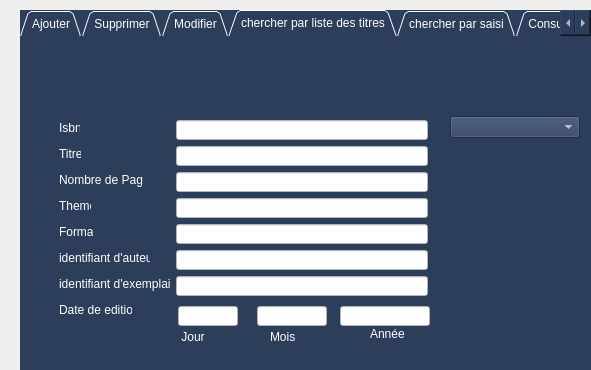
<?xml version="1.0" encoding="UTF-8"?>
<ui version="4.0">
 <class>Dialog_livre</class>
 <widget class="QDialog" name="Dialog_livre">
  <property name="geometry">
   <rect>
    <x>0</x>
    <y>0</y>
    <width>591</width>
    <height>370</height>
   </rect>
  </property>
  <property name="windowTitle">
   <string>Dialog</string>
  </property>
  <widget class="QTabWidget" name="tabWidget_2">
   <property name="geometry">
    <rect>
     <x>20</x>
     <y>10</y>
     <width>571</width>
     <height>361</height>
    </rect>
   </property>
   <property name="styleSheet">
    <string notr="true">background-color: rgb(44, 62, 89);
border-right-color: rgb(44, 62, 89);
border-color: rgb(44, 62, 89);
selection-background-color: rgb(255, 255, 255);
border-bottom-color: rgb(255, 255, 255);
border-bottom-color: rgb(44, 62, 89);
color: rgb(255, 255, 255);</string>
   </property>
   <property name="tabShape">
    <enum>QTabWidget::Triangular</enum>
   </property>
   <property name="currentIndex">
    <number>3</number>
   </property>
   <widget class="QWidget" name="tab_Ajouter_2">
    <attribute name="title">
     <string>Ajouter</string>
    </attribute>
    <widget class="QPushButton" name="pushButton_ajouter_2">
     <property name="geometry">
      <rect>
       <x>450</x>
       <y>300</y>
       <width>91</width>
       <height>23</height>
      </rect>
     </property>
     <property name="styleSheet">
      <string notr="true">color: rgb(255, 255, 255);
background-color: rgb(34, 167, 240);

</string>
     </property>
     <property name="text">
      <string>Ajouter</string>
     </property>
    </widget>
    <widget class="QLineEdit" name="lineEdit_Theme_2">
     <property name="geometry">
      <rect>
       <x>138</x>
       <y>129</y>
       <width>133</width>
       <height>20</height>
      </rect>
     </property>
     <property name="styleSheet">
      <string notr="true">background-color: rgb(255, 255, 255);
color: rgb(0, 0, 0);</string>
     </property>
    </widget>
    <widget class="QLabel" name="label_Theme_3">
     <property name="geometry">
      <rect>
       <x>21</x>
       <y>129</y>
       <width>32</width>
       <height>16</height>
      </rect>
     </property>
     <property name="text">
      <string>Theme</string>
     </property>
    </widget>
    <widget class="QLineEdit" name="lineEdit_Titre_2">
     <property name="geometry">
      <rect>
       <x>138</x>
       <y>77</y>
       <width>133</width>
       <height>20</height>
      </rect>
     </property>
     <property name="styleSheet">
      <string notr="true">background-color: rgb(255, 255, 255);
color: rgb(0, 0, 0);</string>
     </property>
    </widget>
    <widget class="QLabel" name="label_Titre_3">
     <property name="geometry">
      <rect>
       <x>21</x>
       <y>77</y>
       <width>22</width>
       <height>16</height>
      </rect>
     </property>
     <property name="text">
      <string>Titre</string>
     </property>
    </widget>
    <widget class="QLineEdit" name="lineEdit_Isbn_2">
     <property name="geometry">
      <rect>
       <x>138</x>
       <y>51</y>
       <width>133</width>
       <height>20</height>
      </rect>
     </property>
     <property name="styleSheet">
      <string notr="true">background-color: rgb(255, 255, 255);
color: rgb(0, 0, 0);</string>
     </property>
    </widget>
    <widget class="QLineEdit" name="lineEdit_Nbp_2">
     <property name="geometry">
      <rect>
       <x>138</x>
       <y>103</y>
       <width>133</width>
       <height>20</height>
      </rect>
     </property>
     <property name="styleSheet">
      <string notr="true">background-color: rgb(255, 255, 255);
color: rgb(0, 0, 0);
</string>
     </property>
    </widget>
    <widget class="QLabel" name="label_Isbn_3">
     <property name="geometry">
      <rect>
       <x>21</x>
       <y>51</y>
       <width>21</width>
       <height>16</height>
      </rect>
     </property>
     <property name="text">
      <string>Isbn</string>
     </property>
    </widget>
    <widget class="QLabel" name="label_Nbp_3">
     <property name="geometry">
      <rect>
       <x>21</x>
       <y>103</y>
       <width>84</width>
       <height>16</height>
      </rect>
     </property>
     <property name="text">
      <string>Nombre de Pages</string>
     </property>
    </widget>
    <widget class="QLabel" name="label_Format_3">
     <property name="geometry">
      <rect>
       <x>21</x>
       <y>155</y>
       <width>34</width>
       <height>16</height>
      </rect>
     </property>
     <property name="text">
      <string>Format</string>
     </property>
    </widget>
    <widget class="QLineEdit" name="lineEdit_Format_2">
     <property name="geometry">
      <rect>
       <x>138</x>
       <y>155</y>
       <width>133</width>
       <height>20</height>
      </rect>
     </property>
     <property name="styleSheet">
      <string notr="true">background-color: rgb(255, 255, 255);
color: rgb(0, 0, 0);</string>
     </property>
    </widget>
    <widget class="QLabel" name="label_ideauteur">
     <property name="geometry">
      <rect>
       <x>21</x>
       <y>181</y>
       <width>91</width>
       <height>16</height>
      </rect>
     </property>
     <property name="text">
      <string>identifiant d'auteur</string>
     </property>
    </widget>
    <widget class="QLineEdit" name="lineEdit_ideauteur">
     <property name="geometry">
      <rect>
       <x>138</x>
       <y>181</y>
       <width>133</width>
       <height>20</height>
      </rect>
     </property>
     <property name="styleSheet">
      <string notr="true">background-color: rgb(255, 255, 255);
color: rgb(0, 0, 0);</string>
     </property>
     <property name="text">
      <string/>
     </property>
    </widget>
    <widget class="QLineEdit" name="lineEdit_ideexemplaire">
     <property name="geometry">
      <rect>
       <x>138</x>
       <y>207</y>
       <width>133</width>
       <height>20</height>
      </rect>
     </property>
     <property name="styleSheet">
      <string notr="true">background-color: rgb(255, 255, 255);
color: rgb(0, 0, 0);</string>
     </property>
     <property name="text">
      <string/>
     </property>
    </widget>
    <widget class="QLabel" name="label_ideexemplaire">
     <property name="geometry">
      <rect>
       <x>21</x>
       <y>207</y>
       <width>111</width>
       <height>16</height>
      </rect>
     </property>
     <property name="text">
      <string>identifiant d'exemplaire</string>
     </property>
    </widget>
    <widget class="QLabel" name="Date_edition_2">
     <property name="geometry">
      <rect>
       <x>21</x>
       <y>233</y>
       <width>73</width>
       <height>16</height>
      </rect>
     </property>
     <property name="text">
      <string>Date de edition</string>
     </property>
    </widget>
    <widget class="QLabel" name="Annee_3">
     <property name="geometry">
      <rect>
       <x>232</x>
       <y>259</y>
       <width>31</width>
       <height>16</height>
      </rect>
     </property>
     <property name="text">
      <string>Année</string>
     </property>
    </widget>
    <widget class="QLineEdit" name="lineEdit_Mois_2">
     <property name="geometry">
      <rect>
       <x>182</x>
       <y>237</y>
       <width>30</width>
       <height>20</height>
      </rect>
     </property>
     <property name="styleSheet">
      <string notr="true">background-color: rgb(255, 255, 255);
color: rgb(0, 0, 0);
</string>
     </property>
     <property name="text">
      <string/>
     </property>
    </widget>
    <widget class="QLineEdit" name="lineEdit_Jour_2">
     <property name="geometry">
      <rect>
       <x>140</x>
       <y>237</y>
       <width>30</width>
       <height>20</height>
      </rect>
     </property>
     <property name="styleSheet">
      <string notr="true">background-color: rgb(255, 255, 255);
color: rgb(0, 0, 0);
</string>
     </property>
     <property name="text">
      <string/>
     </property>
    </widget>
    <widget class="QLabel" name="Mois_3">
     <property name="geometry">
      <rect>
       <x>187</x>
       <y>260</y>
       <width>21</width>
       <height>16</height>
      </rect>
     </property>
     <property name="text">
      <string>Mois</string>
     </property>
    </widget>
    <widget class="QLineEdit" name="lineEdit_annee_2">
     <property name="geometry">
      <rect>
       <x>222</x>
       <y>237</y>
       <width>50</width>
       <height>20</height>
      </rect>
     </property>
     <property name="styleSheet">
      <string notr="true">background-color: rgb(255, 255, 255);
color: rgb(0, 0, 0);
</string>
     </property>
    </widget>
    <widget class="QLabel" name="Jour_3">
     <property name="geometry">
      <rect>
       <x>140</x>
       <y>260</y>
       <width>24</width>
       <height>16</height>
      </rect>
     </property>
     <property name="text">
      <string> Jour</string>
     </property>
    </widget>
   </widget>
   <widget class="QWidget" name="tab_Supprimer_3">
    <attribute name="title">
     <string>Supprimer</string>
    </attribute>
    <widget class="QPushButton" name="pushButton_supprimer">
     <property name="geometry">
      <rect>
       <x>450</x>
       <y>300</y>
       <width>91</width>
       <height>23</height>
      </rect>
     </property>
     <property name="styleSheet">
      <string notr="true">color: rgb(255, 255, 255);
background-color: rgb(34, 167, 240);

</string>
     </property>
     <property name="text">
      <string>Supprimer</string>
     </property>
    </widget>
    <widget class="QLabel" name="label_modifier_2">
     <property name="geometry">
      <rect>
       <x>12</x>
       <y>45</y>
       <width>420</width>
       <height>16</height>
      </rect>
     </property>
     <property name="styleSheet">
      <string notr="true">
font: 75 8pt &quot;MS Shell Dlg 2&quot;;
font: 10pt &quot;MS Shell Dlg 2&quot;;
color: rgb(255, 255, 255);
</string>
     </property>
     <property name="text">
      <string>Vous devez Tapez l'identifiant du livre que vous souhaite le supprimer</string>
     </property>
    </widget>
    <widget class="QLineEdit" name="lineEdit_2">
     <property name="geometry">
      <rect>
       <x>430</x>
       <y>44</y>
       <width>120</width>
       <height>22</height>
      </rect>
     </property>
     <property name="styleSheet">
      <string notr="true">background-color: rgb(255, 255, 255);
color: rgb(0, 0, 0);</string>
     </property>
    </widget>
   </widget>
   <widget class="QWidget" name="tab_Modifer">
    <attribute name="title">
     <string>Modifier</string>
    </attribute>
    <widget class="QLineEdit" name="lineEdit_Theme_modif">
     <property name="geometry">
      <rect>
       <x>148</x>
       <y>143</y>
       <width>133</width>
       <height>20</height>
      </rect>
     </property>
     <property name="styleSheet">
      <string notr="true">background-color: rgb(255, 255, 255);
color: rgb(0, 0, 0);</string>
     </property>
    </widget>
    <widget class="QLabel" name="label_Theme_4">
     <property name="geometry">
      <rect>
       <x>31</x>
       <y>143</y>
       <width>32</width>
       <height>16</height>
      </rect>
     </property>
     <property name="text">
      <string>Theme</string>
     </property>
    </widget>
    <widget class="QLabel" name="label_modifier_3">
     <property name="geometry">
      <rect>
       <x>12</x>
       <y>45</y>
       <width>374</width>
       <height>16</height>
      </rect>
     </property>
     <property name="styleSheet">
      <string notr="true">
font: 75 8pt &quot;MS Shell Dlg 2&quot;;
font: 10pt &quot;MS Shell Dlg 2&quot;;
color: rgb(255, 255, 255);
</string>
     </property>
     <property name="text">
      <string>Vous devez Tapez l'identifiant du livre que vous souhaite modifier</string>
     </property>
    </widget>
    <widget class="QLineEdit" name="lineEdit_Titre_modif">
     <property name="geometry">
      <rect>
       <x>148</x>
       <y>91</y>
       <width>133</width>
       <height>20</height>
      </rect>
     </property>
     <property name="styleSheet">
      <string notr="true">background-color: rgb(255, 255, 255);
color: rgb(0, 0, 0);</string>
     </property>
    </widget>
    <widget class="QLineEdit" name="lineEdit_IdeAuteur_modif">
     <property name="geometry">
      <rect>
       <x>148</x>
       <y>195</y>
       <width>133</width>
       <height>20</height>
      </rect>
     </property>
     <property name="styleSheet">
      <string notr="true">color: rgb(0, 0, 0);
background-color: rgb(255, 255, 255);</string>
     </property>
    </widget>
    <widget class="QLabel" name="label_Titre_4">
     <property name="geometry">
      <rect>
       <x>31</x>
       <y>91</y>
       <width>22</width>
       <height>16</height>
      </rect>
     </property>
     <property name="text">
      <string>Titre</string>
     </property>
    </widget>
    <widget class="QLineEdit" name="lineEdit_idlivre_modif">
     <property name="geometry">
      <rect>
       <x>411</x>
       <y>44</y>
       <width>133</width>
       <height>22</height>
      </rect>
     </property>
     <property name="styleSheet">
      <string notr="true">background-color: rgb(255, 255, 255);
color: rgb(0, 0, 0);</string>
     </property>
    </widget>
    <widget class="QLineEdit" name="lineEdit_Nbp_modif">
     <property name="geometry">
      <rect>
       <x>148</x>
       <y>117</y>
       <width>133</width>
       <height>20</height>
      </rect>
     </property>
     <property name="styleSheet">
      <string notr="true">background-color: rgb(255, 255, 255);
color: rgb(0, 0, 0);
</string>
     </property>
    </widget>
    <widget class="QLabel" name="label_Nbp_4">
     <property name="geometry">
      <rect>
       <x>31</x>
       <y>117</y>
       <width>84</width>
       <height>16</height>
      </rect>
     </property>
     <property name="text">
      <string>Nombre de Pages</string>
     </property>
    </widget>
    <widget class="QLabel" name="label_IdeAuteur_4">
     <property name="geometry">
      <rect>
       <x>31</x>
       <y>195</y>
       <width>93</width>
       <height>16</height>
      </rect>
     </property>
     <property name="text">
      <string>Identifiant d'auteur</string>
     </property>
    </widget>
    <widget class="QLabel" name="label_Format_4">
     <property name="geometry">
      <rect>
       <x>31</x>
       <y>169</y>
       <width>34</width>
       <height>16</height>
      </rect>
     </property>
     <property name="text">
      <string>Format</string>
     </property>
    </widget>
    <widget class="QLineEdit" name="lineEdit_Format_modif">
     <property name="geometry">
      <rect>
       <x>148</x>
       <y>169</y>
       <width>133</width>
       <height>20</height>
      </rect>
     </property>
     <property name="styleSheet">
      <string notr="true">background-color: rgb(255, 255, 255);
color: rgb(0, 0, 0);</string>
     </property>
    </widget>
    <widget class="QPushButton" name="pushButton">
     <property name="geometry">
      <rect>
       <x>450</x>
       <y>300</y>
       <width>90</width>
       <height>23</height>
      </rect>
     </property>
     <property name="styleSheet">
      <string notr="true">color: rgb(255, 255, 255);
background-color: rgb(34, 167, 240);

</string>
     </property>
     <property name="text">
      <string>modifier</string>
     </property>
    </widget>
    <widget class="QLineEdit" name="lineEdit_ideexemplaire_modif">
     <property name="geometry">
      <rect>
       <x>148</x>
       <y>221</y>
       <width>133</width>
       <height>20</height>
      </rect>
     </property>
     <property name="styleSheet">
      <string notr="true">background-color: rgb(255, 255, 255);
color: rgb(0, 0, 0);</string>
     </property>
     <property name="text">
      <string/>
     </property>
    </widget>
    <widget class="QLabel" name="label_ideexemplaire_2">
     <property name="geometry">
      <rect>
       <x>31</x>
       <y>221</y>
       <width>111</width>
       <height>16</height>
      </rect>
     </property>
     <property name="text">
      <string>identifiant d'exemplaire</string>
     </property>
    </widget>
    <widget class="QLineEdit" name="lineEdit_annee_modif">
     <property name="geometry">
      <rect>
       <x>230</x>
       <y>247</y>
       <width>50</width>
       <height>20</height>
      </rect>
     </property>
     <property name="styleSheet">
      <string notr="true">background-color: rgb(255, 255, 255);
color: rgb(0, 0, 0);
</string>
     </property>
    </widget>
    <widget class="QLabel" name="Annee_2">
     <property name="geometry">
      <rect>
       <x>240</x>
       <y>269</y>
       <width>31</width>
       <height>16</height>
      </rect>
     </property>
     <property name="text">
      <string>Année</string>
     </property>
    </widget>
    <widget class="QLineEdit" name="lineEdit_Mois_modif">
     <property name="geometry">
      <rect>
       <x>190</x>
       <y>247</y>
       <width>30</width>
       <height>20</height>
      </rect>
     </property>
     <property name="styleSheet">
      <string notr="true">background-color: rgb(255, 255, 255);
color: rgb(0, 0, 0);
</string>
     </property>
     <property name="text">
      <string/>
     </property>
    </widget>
    <widget class="QLabel" name="Mois_2">
     <property name="geometry">
      <rect>
       <x>195</x>
       <y>270</y>
       <width>21</width>
       <height>16</height>
      </rect>
     </property>
     <property name="text">
      <string>Mois</string>
     </property>
    </widget>
    <widget class="QLabel" name="Date_edition">
     <property name="geometry">
      <rect>
       <x>31</x>
       <y>247</y>
       <width>88</width>
       <height>16</height>
      </rect>
     </property>
     <property name="text">
      <string>Date de edition</string>
     </property>
    </widget>
    <widget class="QLineEdit" name="lineEdit_Jour_modif">
     <property name="geometry">
      <rect>
       <x>148</x>
       <y>247</y>
       <width>30</width>
       <height>20</height>
      </rect>
     </property>
     <property name="styleSheet">
      <string notr="true">background-color: rgb(255, 255, 255);
color: rgb(0, 0, 0);
</string>
     </property>
     <property name="text">
      <string/>
     </property>
    </widget>
    <widget class="QLabel" name="Jour_2">
     <property name="geometry">
      <rect>
       <x>148</x>
       <y>270</y>
       <width>24</width>
       <height>16</height>
      </rect>
     </property>
     <property name="text">
      <string> Jour</string>
     </property>
    </widget>
   </widget>
   <widget class="QWidget" name="tab_chercher1">
    <attribute name="title">
     <string>chercher par liste des titres</string>
    </attribute>
    <widget class="QComboBox" name="comboBox_livre">
     <property name="geometry">
      <rect>
       <x>430</x>
       <y>80</y>
       <width>130</width>
       <height>22</height>
      </rect>
     </property>
     <property name="styleSheet">
      <string notr="true">selection-color: rgb(0, 0, 0);
color: rgb(255, 255, 255);
selection-background-color:  rgb(44, 62, 89);
</string>
     </property>
    </widget>
    <widget class="QLabel" name="label_Theme_5">
     <property name="geometry">
      <rect>
       <x>39</x>
       <y>162</y>
       <width>32</width>
       <height>16</height>
      </rect>
     </property>
     <property name="text">
      <string>Theme</string>
     </property>
    </widget>
    <widget class="QLineEdit" name="lineEdit_Nbp_3">
     <property name="geometry">
      <rect>
       <x>156</x>
       <y>136</y>
       <width>252</width>
       <height>20</height>
      </rect>
     </property>
     <property name="styleSheet">
      <string notr="true">background-color: rgb(255, 255, 255);
color: rgb(0, 0, 0);
</string>
     </property>
    </widget>
    <widget class="QLineEdit" name="lineEdit_Isbn_3">
     <property name="geometry">
      <rect>
       <x>156</x>
       <y>84</y>
       <width>252</width>
       <height>20</height>
      </rect>
     </property>
     <property name="styleSheet">
      <string notr="true">background-color: rgb(255, 255, 255);
color: rgb(0, 0, 0);</string>
     </property>
    </widget>
    <widget class="QLabel" name="label_Isbn_4">
     <property name="geometry">
      <rect>
       <x>39</x>
       <y>84</y>
       <width>21</width>
       <height>16</height>
      </rect>
     </property>
     <property name="text">
      <string>Isbn</string>
     </property>
    </widget>
    <widget class="QLabel" name="label_ideexemplaire_3">
     <property name="geometry">
      <rect>
       <x>39</x>
       <y>240</y>
       <width>111</width>
       <height>16</height>
      </rect>
     </property>
     <property name="text">
      <string>identifiant d'exemplaire</string>
     </property>
    </widget>
    <widget class="QLabel" name="Annee_4">
     <property name="geometry">
      <rect>
       <x>350</x>
       <y>290</y>
       <width>70</width>
       <height>16</height>
      </rect>
     </property>
     <property name="text">
      <string>Année</string>
     </property>
    </widget>
    <widget class="QLabel" name="Jour_4">
     <property name="geometry">
      <rect>
       <x>158</x>
       <y>293</y>
       <width>40</width>
       <height>16</height>
      </rect>
     </property>
     <property name="text">
      <string> Jour</string>
     </property>
    </widget>
    <widget class="QLabel" name="Date_edition_3">
     <property name="geometry">
      <rect>
       <x>39</x>
       <y>266</y>
       <width>73</width>
       <height>16</height>
      </rect>
     </property>
     <property name="text">
      <string>Date de edition</string>
     </property>
    </widget>
    <widget class="QLabel" name="Mois_4">
     <property name="geometry">
      <rect>
       <x>250</x>
       <y>293</y>
       <width>30</width>
       <height>16</height>
      </rect>
     </property>
     <property name="text">
      <string>Mois</string>
     </property>
    </widget>
    <widget class="QLineEdit" name="lineEdit_Titre_3">
     <property name="geometry">
      <rect>
       <x>156</x>
       <y>110</y>
       <width>252</width>
       <height>20</height>
      </rect>
     </property>
     <property name="styleSheet">
      <string notr="true">background-color: rgb(255, 255, 255);
color: rgb(0, 0, 0);</string>
     </property>
    </widget>
    <widget class="QLabel" name="label_Titre_5">
     <property name="geometry">
      <rect>
       <x>39</x>
       <y>110</y>
       <width>22</width>
       <height>16</height>
      </rect>
     </property>
     <property name="text">
      <string>Titre</string>
     </property>
    </widget>
    <widget class="QLineEdit" name="lineEdit_annee_3">
     <property name="geometry">
      <rect>
       <x>320</x>
       <y>270</y>
       <width>90</width>
       <height>20</height>
      </rect>
     </property>
     <property name="styleSheet">
      <string notr="true">background-color: rgb(255, 255, 255);
color: rgb(0, 0, 0);
</string>
     </property>
    </widget>
    <widget class="QLineEdit" name="lineEdit_Jour_3">
     <property name="geometry">
      <rect>
       <x>158</x>
       <y>270</y>
       <width>60</width>
       <height>20</height>
      </rect>
     </property>
     <property name="styleSheet">
      <string notr="true">background-color: rgb(255, 255, 255);
color: rgb(0, 0, 0);
</string>
     </property>
     <property name="text">
      <string/>
     </property>
    </widget>
    <widget class="QLabel" name="label_ideauteur_2">
     <property name="geometry">
      <rect>
       <x>39</x>
       <y>214</y>
       <width>91</width>
       <height>16</height>
      </rect>
     </property>
     <property name="text">
      <string>identifiant d'auteur</string>
     </property>
    </widget>
    <widget class="QLabel" name="label_Format_5">
     <property name="geometry">
      <rect>
       <x>39</x>
       <y>188</y>
       <width>34</width>
       <height>16</height>
      </rect>
     </property>
     <property name="text">
      <string>Format</string>
     </property>
    </widget>
    <widget class="QLineEdit" name="lineEdit_Format_3">
     <property name="geometry">
      <rect>
       <x>156</x>
       <y>188</y>
       <width>252</width>
       <height>20</height>
      </rect>
     </property>
     <property name="styleSheet">
      <string notr="true">background-color: rgb(255, 255, 255);
color: rgb(0, 0, 0);</string>
     </property>
    </widget>
    <widget class="QLineEdit" name="lineEdit_ideauteur_3">
     <property name="geometry">
      <rect>
       <x>156</x>
       <y>214</y>
       <width>252</width>
       <height>20</height>
      </rect>
     </property>
     <property name="styleSheet">
      <string notr="true">background-color: rgb(255, 255, 255);
color: rgb(0, 0, 0);</string>
     </property>
     <property name="text">
      <string/>
     </property>
    </widget>
    <widget class="QLineEdit" name="lineEdit_Theme_3">
     <property name="geometry">
      <rect>
       <x>156</x>
       <y>162</y>
       <width>252</width>
       <height>20</height>
      </rect>
     </property>
     <property name="styleSheet">
      <string notr="true">background-color: rgb(255, 255, 255);
color: rgb(0, 0, 0);</string>
     </property>
    </widget>
    <widget class="QLabel" name="label_Nbp_5">
     <property name="geometry">
      <rect>
       <x>39</x>
       <y>136</y>
       <width>84</width>
       <height>16</height>
      </rect>
     </property>
     <property name="text">
      <string>Nombre de Pages</string>
     </property>
    </widget>
    <widget class="QLineEdit" name="lineEdit_ideexemplaire_3">
     <property name="geometry">
      <rect>
       <x>156</x>
       <y>240</y>
       <width>252</width>
       <height>20</height>
      </rect>
     </property>
     <property name="styleSheet">
      <string notr="true">background-color: rgb(255, 255, 255);
color: rgb(0, 0, 0);</string>
     </property>
     <property name="text">
      <string/>
     </property>
    </widget>
    <widget class="QLineEdit" name="lineEdit_Mois_3">
     <property name="geometry">
      <rect>
       <x>237</x>
       <y>270</y>
       <width>70</width>
       <height>20</height>
      </rect>
     </property>
     <property name="styleSheet">
      <string notr="true">background-color: rgb(255, 255, 255);
color: rgb(0, 0, 0);
</string>
     </property>
     <property name="text">
      <string/>
     </property>
    </widget>
   </widget>
   <widget class="QWidget" name="tab_2">
    <attribute name="title">
     <string>chercher par saisi</string>
    </attribute>
    <widget class="QPushButton" name="pushButton_chercher">
     <property name="geometry">
      <rect>
       <x>470</x>
       <y>290</y>
       <width>80</width>
       <height>23</height>
      </rect>
     </property>
     <property name="text">
      <string>Valider</string>
     </property>
    </widget>
    <widget class="QLabel" name="label_saisi">
     <property name="geometry">
      <rect>
       <x>30</x>
       <y>240</y>
       <width>250</width>
       <height>20</height>
      </rect>
     </property>
     <property name="styleSheet">
      <string notr="true">font: 10pt &quot;MS Shell Dlg 2&quot;;</string>
     </property>
     <property name="text">
      <string>Vous devez Tapez l'identifiant d'auteur </string>
     </property>
    </widget>
    <widget class="QLineEdit" name="lineEdit_identifiant">
     <property name="geometry">
      <rect>
       <x>290</x>
       <y>240</y>
       <width>90</width>
       <height>20</height>
      </rect>
     </property>
     <property name="styleSheet">
      <string notr="true">background-color: rgb(255, 255, 255);
color: rgb(0, 0, 0);</string>
     </property>
    </widget>
    <widget class="QTableView" name="tablelivre_chercher">
     <property name="geometry">
      <rect>
       <x>20</x>
       <y>20</y>
       <width>530</width>
       <height>210</height>
      </rect>
     </property>
     <property name="styleSheet">
      <string notr="true">background-color: rgb(255, 255, 255);
color: rgb(0, 0, 0);</string>
     </property>
    </widget>
   </widget>
   <widget class="QWidget" name="tab_Consulter">
    <attribute name="title">
     <string>Consulter</string>
    </attribute>
    <widget class="QTableView" name="tablelivre">
     <property name="geometry">
      <rect>
       <x>30</x>
       <y>30</y>
       <width>500</width>
       <height>230</height>
      </rect>
     </property>
     <property name="styleSheet">
      <string notr="true">background-color: rgb(255, 255, 255);
color: rgb(0, 0, 0);</string>
     </property>
    </widget>
    <widget class="QPushButton" name="pushButton_ajouter_4">
     <property name="geometry">
      <rect>
       <x>440</x>
       <y>300</y>
       <width>91</width>
       <height>23</height>
      </rect>
     </property>
     <property name="styleSheet">
      <string notr="true">color: rgb(255, 255, 255);
background-color: rgb(34, 167, 240);

</string>
     </property>
     <property name="text">
      <string>Trier</string>
     </property>
    </widget>
   </widget>
  </widget>
 </widget>
 <resources/>
 <connections/>
</ui>
